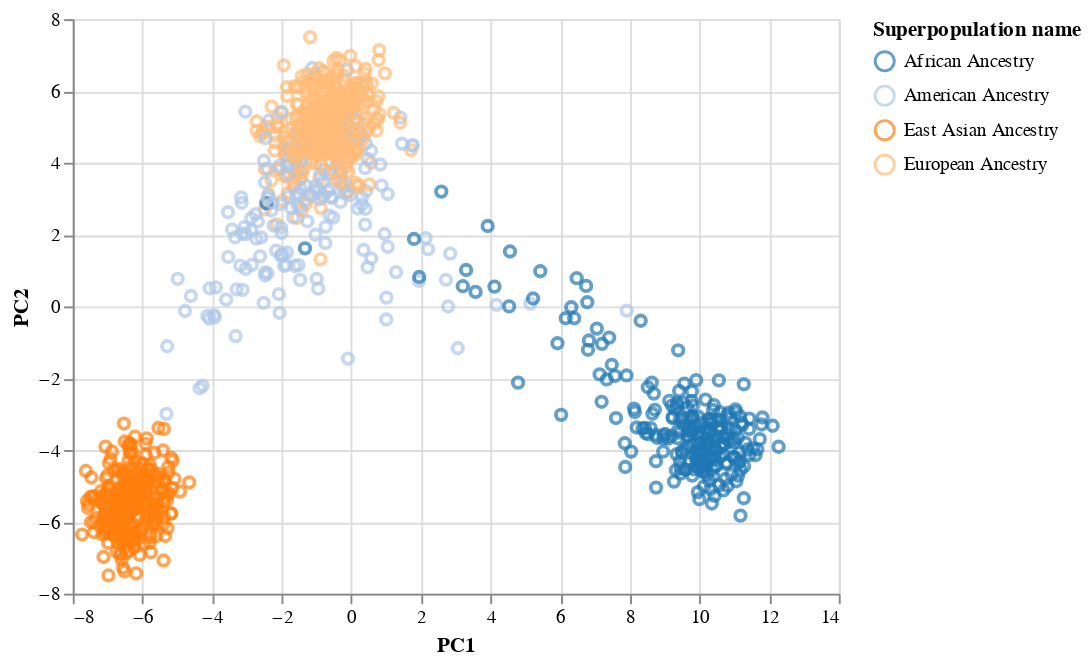

The cell this chart's notebook holds for it:
### Markdown cell above
## Plot the PCA:

### Code cell
alt.Chart(df_plot).mark_point().encode(
    x='PC1',
    y='PC2',
    color=alt.Color('Superpopulation name', scale=alt.Scale(scheme='category20'))
)

### Figure 1 — Vega-Lite specification as saved in the notebook (floating-point values rounded to 4 significant figures; data arrays with more than 128 entries replaced by an {"elided": "..."} marker saying what was removed)
{"config": {"view": {"continuousWidth": 400, "continuousHeight": 300}}, "data": {"name": "data-8c9994ffa4a6e3dfe8e6d81c23e59738"}, "mark": "point", "encoding": {"color": {"field": "Superpopulation name", "scale": {"scheme": "category20"}, "type": "nominal"}, "x": {"field": "PC1", "type": "quantitative"}, "y": {"field": "PC2", "type": "quantitative"}}, "$schema": "https://vega.github.io/schema/vega-lite/v4.17.0.json", "datasets": {"data-8c9994ffa4a6e3dfe8e6d81c23e59738": {"elided": "1092 records"}}}
